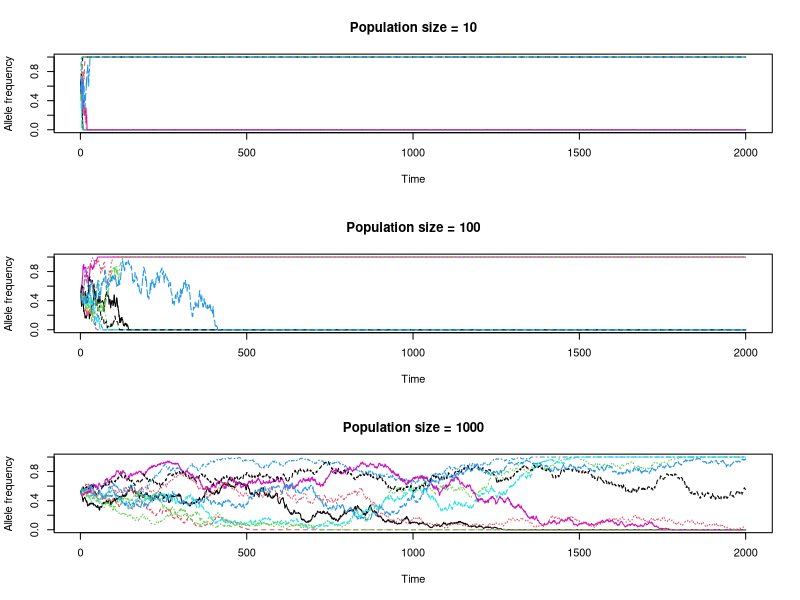

This figure's R source:
## ---- chunk 1

evo<-function(t,pop,ip){
pplot<-matrix(NA,t,10)
pplot[1,]<-ip

for (i in 1:10){
p<-ip
for (t in 2:t){
x<-rbinom(1,pop,p)
p<-x/pop
pplot[t,i]<-p}}
pplot
}

a<-evo(2000,10,0.5)
b<-evo(2000,100,0.5)
c<-evo(2000,1000,0.5)

par(mfrow=c(3,1))
t<-1:2000
matplot(t,a,type='l',main='Population size = 10',xlab='Time',ylab='Allele frequency', ylim=c(0,1))
matplot(t,b,type='l',main='Population size = 100',xlab='Time',ylab='Allele frequency', ylim=c(0,1))
matplot(t,c,type='l',main='Population size = 1000',xlab='Time',ylab='Allele frequency', ylim=c(0,1))
